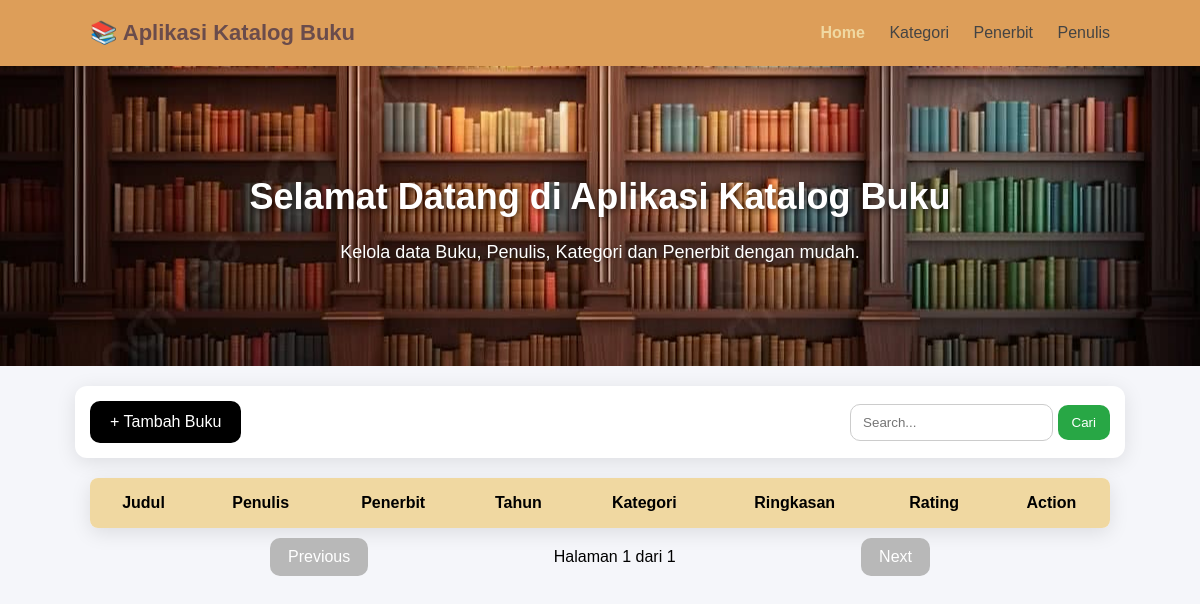
Before: / with the older database file.
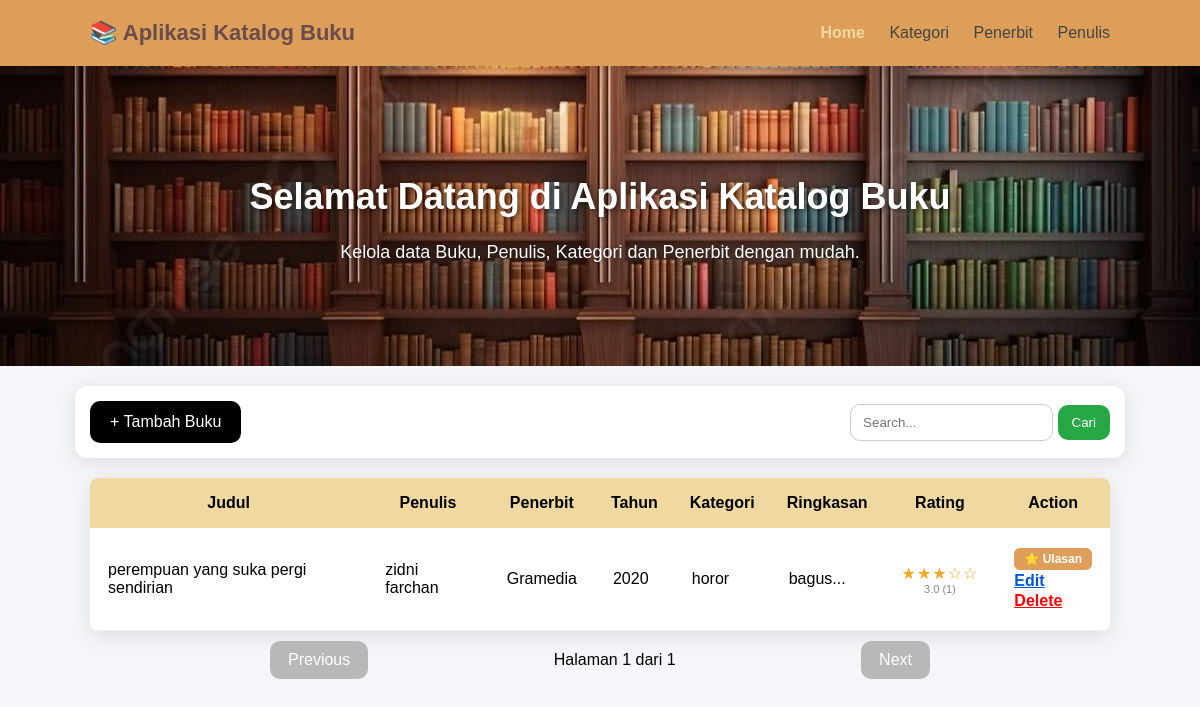
After: the same page with the newer database file.
### tables this page shows
CREATE TABLE `buku` (
  `id_buku` int(11) UNSIGNED NOT NULL,
  `judul` varchar(100) NOT NULL,
  `isbn` varchar(50) NOT NULL,
  `tahun_terbit` varchar(4) NOT NULL,
  `halaman` int(5) NOT NULL,
  `ringkasan` text NOT NULL,
  `id_penulis` int(10) NOT NULL,
  `id_kategori` int(10) NOT NULL,
  `id_penerbit` int(10) NOT NULL
);

CREATE TABLE `penulis` (
  `id_penulis` int(10) NOT NULL,
  `nama_penulis` varchar(100) NOT NULL,
  `biodata` text NOT NULL
);

CREATE TABLE `penerbit` (
  `id_penerbit` int(10) NOT NULL,
  `nama_penerbit` varchar(50) NOT NULL,
  `alamat` text NOT NULL
);

CREATE TABLE `kategori` (
  `id_kategori` int(10) NOT NULL,
  `nama_kategori` varchar(50) NOT NULL
);

### index.php (the view, shortened to what this page needs)
<?php
require_once("dbConnection.php");
$limit = 2;
$page = isset($_GET['page']) ? (int)$_GET['page'] : 1;
$start = ($page - 1) * $limit;
$keyword = isset($_GET['search']) ? $_GET['search'] : "";
$where = "";
$count = mysqli_query($mysqli,
    "SELECT COUNT(*) AS total
     FROM buku
     LEFT JOIN penerbit  ON buku.id_penerbit  = penerbit.id_penerbit
     LEFT JOIN penulis   ON buku.id_penulis   = penulis.id_penulis
     LEFT JOIN kategori  ON buku.id_kategori  = kategori.id_kategori
     $where"
);
$total      = mysqli_fetch_assoc($count)['total'];
$total_page = ceil($total / $limit);
$result = mysqli_query($mysqli,
    "SELECT buku.*, penerbit.nama_penerbit, penulis.nama_penulis, kategori.nama_kategori,
            ROUND(AVG(u.rating),1) AS avg_rating,
            COUNT(u.id_ulasan)     AS jml_ulasan
     FROM buku
     LEFT JOIN penerbit  ON buku.id_penerbit  = penerbit.id_penerbit
     LEFT JOIN penulis   ON buku.id_penulis   = penulis.id_penulis
     LEFT JOIN kategori  ON buku.id_kategori  = kategori.id_kategori
     LEFT JOIN ulasan u  ON buku.id_buku      = u.id_buku
     $where
     GROUP BY buku.id_buku
     ORDER BY buku.id_buku DESC
     LIMIT $start, $limit"
);
$prev = ($page > 1) ? $page - 1 : 1;
$next = ($page < $total_page) ? $page + 1 : $total_page;
?>
<!DOCTYPE html>
<html>
<head>
    <link rel="stylesheet" href="style.css">
</head>
<body>
<nav class="navbar">
    <div class="nav-container">
        <div class="logo">📚 Aplikasi Katalog Buku</div>
        <div class="menu">
            <a href="index.php" class="active">Home</a>
            <a href="kategori">Kategori</a>
            <a href="penerbit">Penerbit</a>
            <a href="penulis">Penulis</a>
        </div>
    </div>
</nav>
<div class="hero">
    <div class="hero-content">
        <h1>Selamat Datang di Aplikasi Katalog Buku</h1>
        <p>Kelola data Buku, Penulis, Kategori dan Penerbit dengan mudah.</p>
    </div>
</div>
<div class="top-bar">
    <a href="add.php" class="btn-add">+ Tambah Buku</a>
    <form method="GET" class="form-search">
        <input type="text" name="search" placeholder="Search..." value="<?= htmlspecialchars($keyword) ?>">
        <button type="submit">Cari</button>
    </form>
</div>
<table class="table-book">
    <tr>
        <th>Judul</th>
        <th>Penulis</th>
        <th>Penerbit</th>
        <th>Tahun</th>
        <th>Kategori</th>
        <th>Ringkasan</th>
        <th>Rating</th>
        <th>Action</th>
    </tr>
    <?php while ($res = mysqli_fetch_assoc($result)): ?>
    <tr>
        <td><?= htmlspecialchars($res['judul']) ?></td>
        <td><?= htmlspecialchars($res['nama_penulis']) ?></td>
        <td><?= htmlspecialchars($res['nama_penerbit']) ?></td>
        <td><?= $res['tahun_terbit'] ?></td>
        <td><?= htmlspecialchars($res['nama_kategori']) ?></td>
        <td><?= htmlspecialchars(substr($res['ringkasan'], 0, 70)) ?>...</td>
        <td class="td-rating">
            <?php if ($res['avg_rating'] > 0): ?>
                <div class="star-display">
                    <?php for ($s = 1; $s <= 5; $s++) echo ($s <= round($res['avg_rating'])) ? '★' : '☆'; ?>
                </div>
                <small><?= number_format($res['avg_rating'], 1) ?> (<?= $res['jml_ulasan'] ?>)</small>
            <?php else: ?>
                <span class="no-rating">Belum ada</span>
            <?php endif; ?>
        </td>
        <td class="td-action">
            <a class="btn-ulasan" href="ulasan.php?id_buku=<?= $res['id_buku'] ?>">⭐ Ulasan</a>
            <a class="edit" href="edit.php?id_buku=<?= $res['id_buku'] ?>">Edit</a>
            <a class="delete"
               href="delete.php?id_buku=<?= $res['id_buku'] ?>"
               onclick="return confirm('Yakin ingin hapus?')">Delete</a>
        </td>
    </tr>
    <?php endwhile; ?>
</table>
<div class="pagination-wrapper">
    <?php if ($page > 1): ?>
        <a href="?page=<?= $prev ?>&search=<?= urlencode($keyword) ?>" class="pagination-btn">Previous</a>
    <?php else: ?>
        <a class="pagination-btn disabled">Previous</a>
    <?php endif; ?>
    <span class="page-info">Halaman <?= $page ?> dari <?= max($total_page,1) ?></span>
    <?php if ($page < $total_page): ?>
        <a href="?page=<?= $next ?>&search=<?= urlencode($keyword) ?>" class="pagination-btn">Next</a>
    <?php else: ?>
        <a class="pagination-btn disabled">Next</a>
    <?php endif; ?>
</div>
</body>
</html>

### style.css (style rules this page uses)
body { font-family: 'Poppins', Arial, Helvetica, sans-serif; background: #f5f6fa; margin: 0; }
.navbar { background: #DD9E59; padding: 20px 0; box-shadow: 0 2px 10px rgba(0,0,0,0.1); position: sticky; top: 0; z-index: 10; }
.nav-container { width: 85%; margin: auto; display: flex; justify-content: space-between; align-items: center; }
.hero { background: url('perpustakaan2.jpg') no-repeat center center; background-size: cover; width: 100%; min-height: 250px; padding: 25px 0; text-align: center; display: flex; flex-direction: column; justify-content: center; color: white; position: relative; }
.hero::before { content: ""; position: absolute; top: 0; left: 0; width: 100%; height: 100%; }
.hero-content { position: relative; max-width: 1200px; margin: 0 auto; padding: 0 20px; }
.hero h1 { font-size: 36px; font-weight: 700; text-shadow: 2px 2px 6px rgba(0,0,0,0.6); }
.hero p { font-size: 18px; text-shadow: 1px 1px 4px rgba(0,0,0,0.5); margin-top: 10px; }
.logo { font-size: 22px; font-weight: 600; color: #6a4c4c; }
.menu a { margin-left: 20px; text-decoration: none; color: #444; font-weight: 500; transition: 0.3s; }
.menu a:hover, .menu a.active { color: #F0D8A1; font-weight: 600; }
.top-bar { display: flex; justify-content: space-between; align-items: center; background: #fff; width: 85%; margin: 20px auto; padding: 15px; border-radius: 12px; box-shadow: 0 4px 20px rgba(0,0,0,0.1); }
.btn-add { background: black; color: white; padding: 12px 20px; border-radius: 10px; text-decoration: none; font-weight: 500; transition: 0.3s; }
.form-search input { padding: 10px 12px; border-radius: 10px; border: 1px solid #ccc; }
.form-search button { padding: 10px 14px; border: none; border-radius: 10px; background: #28a745; color: white; cursor: pointer; transition: .3s; }
.table-book { width: 85%; margin: 5px auto 10px auto; background: #ffffff; border-collapse: collapse; border-radius: 8px; overflow: hidden; box-shadow: 0 5px 20px rgba(0,0,0,0.1); }
.table-book th { background: #F0D8A1; padding: 16px; }
.table-book td { padding: 18px; border-bottom: 1px solid #f0f0f0; }
.edit { color: #0056d6; font-weight: 600; }
.delete { color: red; font-weight: 600; }
.pagination-wrapper { display: flex; justify-content: space-between; width: 55%; margin: 0px auto; align-items: center; padding-bottom: 30px; }
.pagination-btn { background: #6a4c4c; color: white; padding: 10px 18px; border-radius: 10px; text-decoration: none; transition: .3s; }
.pagination-btn.disabled { background: #b8b8b8; pointer-events: none; }
.td-rating { text-align:center; }
.star-display { color:#f5a623; font-size:16px; letter-spacing:1px; }
.td-rating small { display:block; font-size:11px; color:#888; }
.btn-ulasan { display:block; background:#DD9E59; color:white; padding:4px 10px; border-radius:6px; text-decoration:none; font-size:12px; font-weight:600; margin-bottom:5px; text-align:center; transition:.2s; }
.td-action { white-space:nowrap; }
.td-action a { display:block; margin:2px 0; }

Changed rows visible on the page:
added buku: judul "perempuan yang suka pergi sendirian", id_penulis.nama_penulis "zidni farchan", id_penerbit.nama_penerbit "Gramedia", tahun_terbit "2020", id_kategori.nama_kategori "horor", ringkasan "bagus", avg_rating "3.0", jml_ulasan "1"
